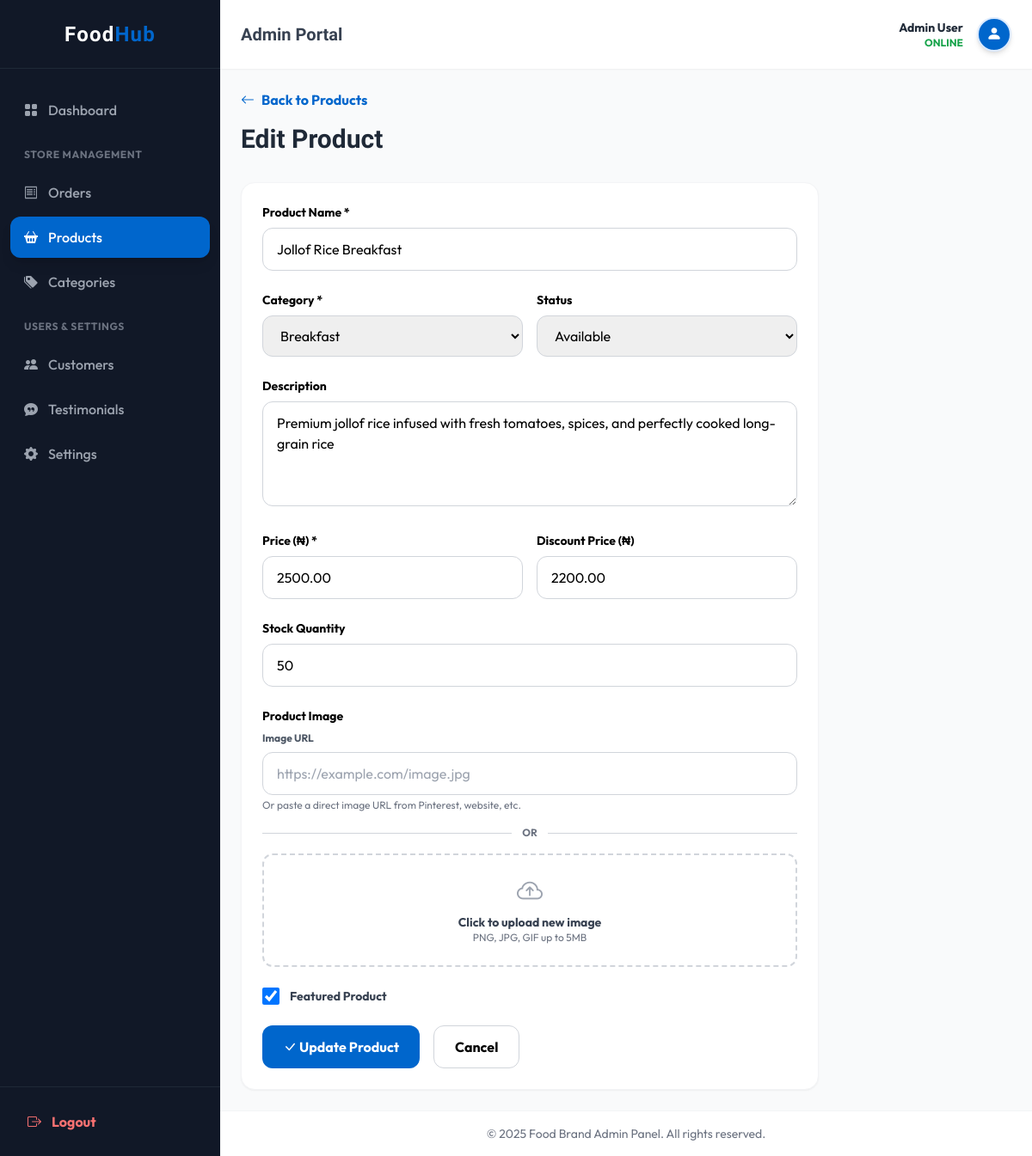
/admin/edit-product.php?id=1 (signed in), run on the app's committed database.
### tables this page shows
CREATE TABLE products (
    product_id INT PRIMARY KEY AUTO_INCREMENT,
    category_id INT NOT NULL,
    product_name VARCHAR(150) NOT NULL,
    description TEXT,
    price DECIMAL(10, 2) NOT NULL,
    discount_price DECIMAL(10, 2) DEFAULT NULL,
    image VARCHAR(255),
    stock_quantity INT DEFAULT 0,
    is_featured BOOLEAN DEFAULT FALSE,
    rating DECIMAL(3, 2) DEFAULT 0,
    status ENUM('available', 'unavailable', 'out_of_stock') DEFAULT 'available',
    created_at TIMESTAMP DEFAULT CURRENT_TIMESTAMP,
    updated_at TIMESTAMP DEFAULT CURRENT_TIMESTAMP ON UPDATE CURRENT_TIMESTAMP,
    FOREIGN KEY (category_id) REFERENCES categories(category_id) ON DELETE CASCADE,
    INDEX idx_category (category_id),
    INDEX idx_status (status),
    INDEX idx_featured (is_featured),
    INDEX idx_price (price)
);

CREATE TABLE categories (
    category_id INT PRIMARY KEY AUTO_INCREMENT,
    category_name VARCHAR(100) NOT NULL UNIQUE,
    description TEXT,
    image VARCHAR(255),
    display_order INT DEFAULT 0,
    status ENUM('active', 'inactive') DEFAULT 'active',
    created_at TIMESTAMP DEFAULT CURRENT_TIMESTAMP,
    updated_at TIMESTAMP DEFAULT CURRENT_TIMESTAMP ON UPDATE CURRENT_TIMESTAMP,
    INDEX idx_status (status),
    INDEX idx_order (display_order)
);

### admin/includes/admin-functions.php (called while the page is built, shortened)
<?php
if (!function_exists('getAllCategories')) {
    function getAllCategories() {
        global $conn;
        $result = $conn->query("SELECT * FROM categories ORDER BY category_name ASC");
        return $result ? $result->fetch_all(MYSQLI_ASSOC) : [];
    }
}
if (!function_exists('getProductById')) {
    function getProductById($product_id) {
        global $conn;
        $product_id = (int)$product_id;
        $result = $conn->query("
            SELECT p.*, c.category_name
            FROM products p
            LEFT JOIN categories c ON p.category_id = c.category_id
            WHERE p.product_id = $product_id LIMIT 1
        ");
        return $result ? $result->fetch_assoc() : null;
    }
}
?>

### admin/edit-product.php (the view, shortened to what this page needs)
<?php
require_once '../includes/config.php';
require_once 'includes/admin-functions.php';
$product_id = (int)($_GET['id'] ?? 0);
$product = getProductById($product_id);
$categories = getAllCategories();
require_once 'includes/admin-header.php';
?>
<div class="max-w-2xl">
    <div class="mb-8">
        <a href="manage-products.php" class="text-primary font-bold mb-4 inline-flex items-center gap-2 hover:underline">
            <i class="bi bi-arrow-left"></i> Back to Products
        </a>
        <h1 class="font-heading text-3xl font-bold text-gray-800">Edit Product</h1>
    </div>
    <form method="POST" enctype="multipart/form-data" class="bg-white rounded-2xl shadow-sm border border-gray-100 p-6">
        <div class="mb-6">
            <label class="block text-sm font-bold mb-2">Product Name *</label>
            <input type="text" name="product_name" value="<?php echo htmlspecialchars($product['product_name']); ?>" class="w-full px-4 py-3 rounded-xl border border-gray-300 focus:border-primary focus:ring-2 focus:ring-blue-100 outline-none" required>
        </div>
        <div class="grid grid-cols-2 gap-4 mb-6">
            <div>
                <label class="block text-sm font-bold mb-2">Category *</label>
                <select name="category_id" class="w-full px-4 py-3 rounded-xl border border-gray-300 focus:border-primary focus:ring-2 focus:ring-blue-100 outline-none" required>
                    <?php foreach ($categories as $cat): ?>
                    <option value="<?php echo $cat['category_id']; ?>" <?php echo $cat['category_id'] == $product['category_id'] ? 'selected' : ''; ?>>
                        <?php echo htmlspecialchars($cat['category_name']); ?>
                    </option>
                    <?php endforeach; ?>
                </select>
            </div>
            <div>
                <label class="block text-sm font-bold mb-2">Status</label>
                <select name="status" class="w-full px-4 py-3 rounded-xl border border-gray-300 focus:border-primary focus:ring-2 focus:ring-blue-100 outline-none">
                    <option value="available" <?php echo $product['status'] == 'available' ? 'selected' : ''; ?>>Available</option>
                </select>
            </div>
        </div>
        <div class="mb-6">
            <label class="block text-sm font-bold mb-2">Description</label>
            <textarea name="description" class="w-full px-4 py-3 rounded-xl border border-gray-300 focus:border-primary focus:ring-2 focus:ring-blue-100 outline-none" rows="4"><?php echo htmlspecialchars($product['description'] ?? ''); ?></textarea>
        </div>
        <div class="grid grid-cols-2 gap-4 mb-6">
            <div>
                <label class="block text-sm font-bold mb-2">Price (₦) *</label>
                <input type="number" name="price" step="0.01" min="0" value="<?php echo $product['price']; ?>" class="w-full px-4 py-3 rounded-xl border border-gray-300 focus:border-primary focus:ring-2 focus:ring-blue-100 outline-none" required>
            </div>
            <div>
                <label class="block text-sm font-bold mb-2">Discount Price (₦)</label>
                <input type="number" name="discount_price" step="0.01" min="0" value="<?php echo $product['discount_price'] ?? ''; ?>" class="w-full px-4 py-3 rounded-xl border border-gray-300 focus:border-primary focus:ring-2 focus:ring-blue-100 outline-none">
            </div>
        </div>
        <div class="mb-6">
            <label class="block text-sm font-bold mb-2">Stock Quantity</label>
            <input type="number" name="stock_quantity" min="0" value="<?php echo $product['stock_quantity']; ?>" class="w-full px-4 py-3 rounded-xl border border-gray-300 focus:border-primary focus:ring-2 focus:ring-blue-100 outline-none">
        </div>
        <div class="mb-6">
            <label class="block text-sm font-bold mb-2">Product Image</label>
            <div class="mb-4">
                <label class="block text-xs font-bold text-gray-600 mb-2">Image URL</label>
                <input type="url" name="image_url" placeholder="https://example.com/image.jpg" value="<?php echo (!empty($product['image']) && strpos($product['image'], 'http') === 0) ? htmlspecialchars($product['image']) : ''; ?>" class="w-full px-4 py-3 rounded-xl border border-gray-300 focus:border-primary focus:ring-2 focus:ring-blue-100 outline-none" />
                <p class="text-xs text-gray-500 mt-1">Or paste a direct image URL from Pinterest, website, etc.</p>
            </div>
            <div class="flex items-center gap-3 mb-4">
                <div class="flex-1 h-px bg-gray-300"></div>
                <span class="text-xs font-bold text-gray-500">OR</span>
                <div class="flex-1 h-px bg-gray-300"></div>
            </div>
            <div class="border-2 border-dashed border-gray-300 rounded-xl p-6 text-center cursor-pointer hover:border-primary transition-colors">
                <label for="image-input" class="cursor-pointer">
                    <i class="bi bi-cloud-arrow-up text-3xl text-gray-400 mb-2 block"></i>
                    <p class="text-sm font-bold text-gray-700">Click to upload new image</p>
                    <p class="text-xs text-gray-500">PNG, JPG, GIF up to 5MB</p>
                </label>
            </div>
        </div>
        <div class="mb-6">
            <label class="flex items-center gap-3">
                <input type="checkbox" name="is_featured" <?php echo $product['is_featured'] ? 'checked' : ''; ?> class="w-5 h-5 rounded border-gray-300 cursor-pointer">
                <span class="text-sm font-bold text-gray-700">Featured Product</span>
            </label>
        </div>
        <div class="flex gap-4">
            <button type="submit" class="bg-primary text-white px-6 py-3 rounded-xl font-bold hover:bg-blue-700 transition-colors">
                <i class="bi bi-check-lg"></i> Update Product
            </button>
            <a href="manage-products.php" class="px-6 py-3 rounded-xl font-bold border border-gray-300 hover:bg-gray-50 transition-colors">
                Cancel
            </a>
        </div>
    </form>
</div>
<?php require_once 'includes/admin-footer.php'; ?>

### admin/includes/admin-header.php (style rules this page uses)
body { font-family: 'Outfit', sans-serif; background-color: #F3F4F6; }

### data on the page
products: product_name "Jollof Rice Breakfast", category_id "Breakfast", status "Available", description "Premium jollof rice infused with fresh tomatoes, spices, and perfectly cooked long-grain rice", price "2500.00", discount_price "2200.00", stock_quantity "50", is_featured "☑"

### other printed values
SITE_NAME "Food Brand"
